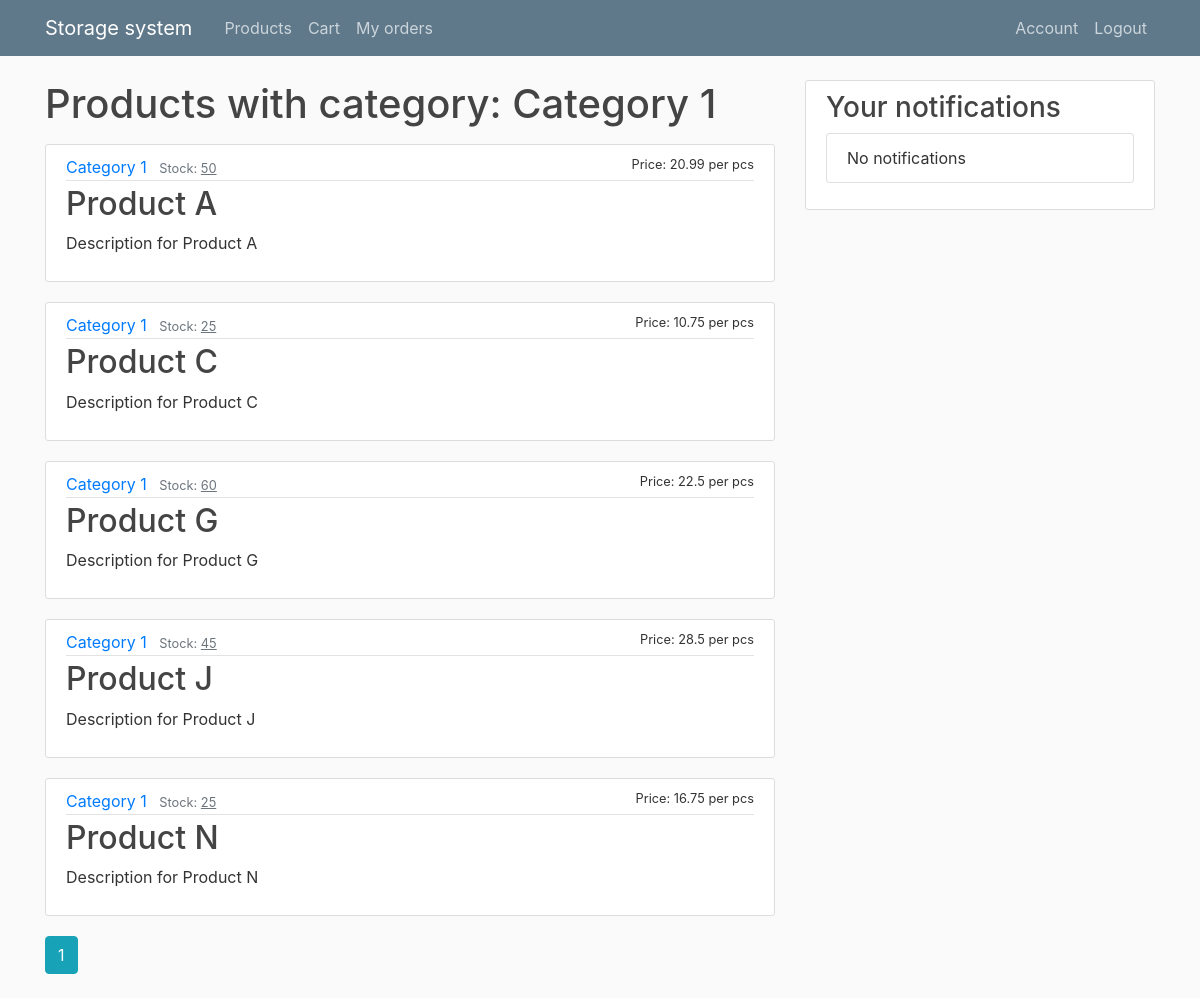
The app's page /products/Category 1 (signed in), older data.
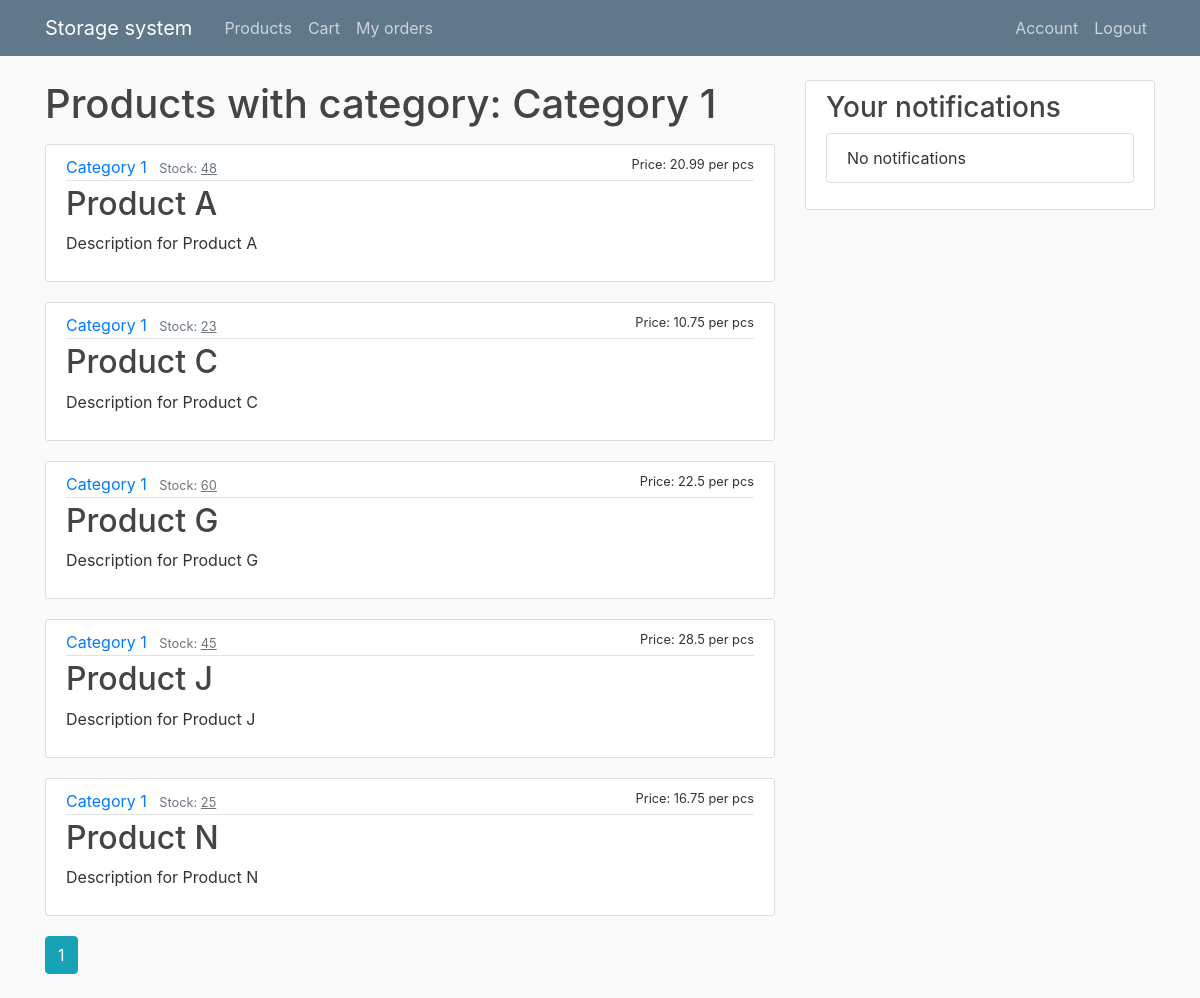
The same page, newer data.
### flaskblog/models.py (models this page shows, shortened)
class Product(db.Model):
    id = db.Column(db.Integer, primary_key=True)
    name = db.Column(db.String(20), nullable=False, unique=True)
    category = db.Column(db.String(20), nullable=False)
    price = db.Column(db.Float, nullable=False)
    quantityInStock = db.Column(db.Integer, nullable=False)
    unitOfMeasure = db.Column(db.String(20), nullable=False)
    description = db.Column(db.Text, nullable=False)

### flaskblog/products/routes.py (the view)
@products.route("/products/<string:category>")
@login_required
def category_products(category):
    page = request.args.get('page', 1, type=int)
    products = Product.query.filter_by(category=category).order_by(Product.name.asc()).paginate(page=page, per_page=5)
    if not products.items:
        abort(404)
    return render_template('category_products.html', products=products, category=category)

### flaskblog/models.py (called while the page is built)
@login_manager.user_loader
def load_user(user_id):
    return User.query.get(int(user_id))

    def has_roles(self, role):
        if isinstance(role, str):
            return role in (role.name for role in self.roles)
        else:
            return role in self.roles

### flaskblog/templates/category_products.html
{% extends "layout.html" %}
{% block content %}
    <h1 class="mb-3">Products with category: {{ category }}</h1>
    {% for product in products.items %}
      <article class="media content-section {% if product.quantityInStock==0 %}gray-bg{% endif %}">
        <div class="media-body">
          <div class="product-metadata">
            <a class="mr-2" href="{{ url_for('products.category_products', category=product.category) }}">{{ product.category }}</a>
            <small class="text-muted">Stock: <u>{{ product.quantityInStock }}</u></small>
            <small class="flt-r" {% if product.quantityInStock==0 %}style="color: red;"{% endif %}>{% if product.quantityInStock==0 %}OUT OF STOCK{% else %} Price: {{product.price}} per {{product.unitOfMeasure}}{% endif %}</small>
          </div>
          <h2><a class="product-title" href="{{ url_for('products.product', product_id=product.id) }}">{{ product.name }}</a></h2>
          <p class="product-content">{{ product.description }}</p>
        </div>
      </article>
      {% endfor %}
      {% for page_num in products.iter_pages(left_edge=1, right_edge=1, left_current=1, right_current=2) %}
        {% if page_num %}
          {% if products.page == page_num %}
            <a class="btn btn-info mb-4" href="{{ url_for('main.products', page=page_num) }}">{{ page_num }}</a>
          {% else %}
            <a class="btn btn-outline-info mb-4" href="{{ url_for('main.products', page=page_num) }}">{{ page_num }}</a>
          {% endif %}
        {% else %}
          ...
        {% endif %}
      {% endfor %}
{% endblock content %}

Row changes from the older to the newer data that the page shows:
changed Product "Product A": quantityInStock "50" → "48"
changed Product "Product C": quantityInStock "25" → "23"
